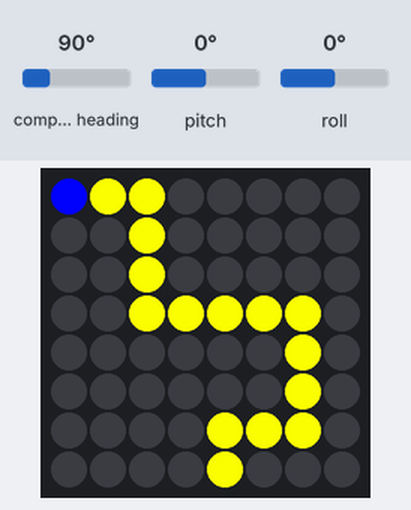
Simulated run of this program. Board: Raspberry Pi (BCM pin numbers) with a Sense HAT. Parts: the Sense HAT's 8×8 RGB LED matrix. The test bench sets the inputs (shaded band); at power-on: pitch 0°, roll 0°, compass heading 90°. The Sense HAT reports a negative pitch or roll as 360° plus the angle.

Above: at 1.2 s.
1.3 s: pitch set to -86°
At 2.26 s:
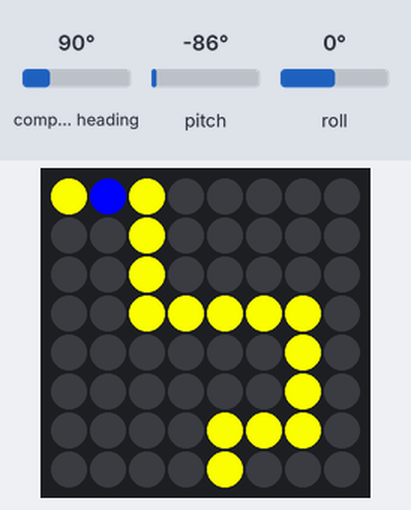
3.9 s: roll set to 86°
5.6 s: roll set to -86°
At 6.74 s:
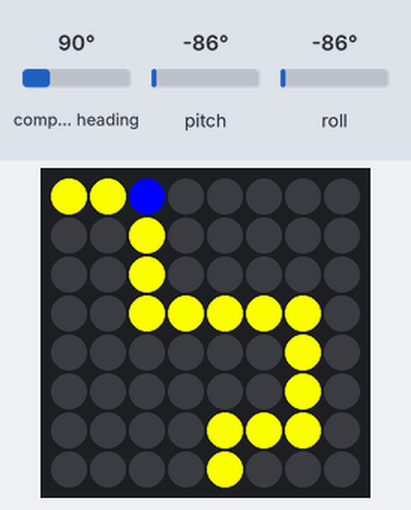
Timing chart, 0 to 8.6 s (numbered marks = the images above; inputs shaded):
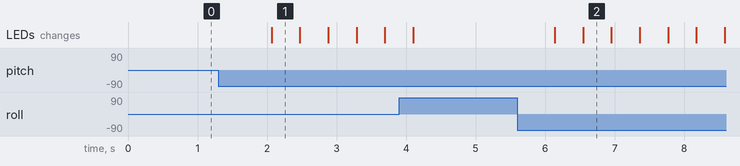

Measured:
- after the input at 1.3 s, the LEDs: change after 0.76 s (image 1)
- after the input at 5.6 s, the LEDs: first change after 0.54 s (image 2 shows a later state)
- what the display in image 1 shows lasts 0.4 s, from 2.1 s to 2.5 s

The program:

tight-rope.py
```python
#!/bin/python3

from sense_hat import SenseHat
from time import sleep

sense = SenseHat()

y = [255, 255, 0]
x = [0, 0, 0]
b = [0, 0, 255]

charx = 0
chary = 0

path = [
  y,y,y,x,x,x,x,x,
  x,x,y,x,x,x,x,x,
  x,x,y,x,x,x,x,x,
  x,x,y,y,y,y,y,x,
  x,x,x,x,x,x,y,x,
  x,x,x,x,x,x,y,x,
  x,x,x,x,y,y,y,x,
  x,x,x,x,y,x,x,x
]

while True:

  sense.set_pixels(path)
  sense.set_pixel(charx, chary, b)

  pitch = sense.get_orientation()['pitch']
  roll = sense.get_orientation()['roll']

  if 270 < pitch < 315 and charx < 7:
    charx += 1

  if 45 < pitch < 90 and charx > 0:
    charx -= 1

  if 45 < roll < 90 and chary < 7:
    chary += 1

  if 270 < roll < 315 and chary > 0:
    chary -= 1

  current = sense.get_pixel(charx, chary)
  if current == x:
    charx = 0
    chary = 0

  sleep(0.4)

  
```
